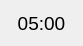
<?xml version="1.0" encoding="UTF-8"?>
<ui version="4.0">
 <class>LockingRestDialog</class>
 <widget class="QDialog" name="LockingRestDialog">
  <property name="geometry">
   <rect>
    <x>0</x>
    <y>0</y>
    <width>83</width>
    <height>46</height>
   </rect>
  </property>
  <property name="windowTitle">
   <string>Dialog</string>
  </property>
  <layout class="QVBoxLayout" name="verticalLayout">
   <item>
    <spacer name="verticalSpacer">
     <property name="orientation">
      <enum>Qt::Vertical</enum>
     </property>
     <property name="sizeHint" stdset="0">
      <size>
       <width>20</width>
       <height>88</height>
      </size>
     </property>
    </spacer>
   </item>
   <item>
    <widget class="QLabel" name="timeLeftLabel">
     <property name="font">
      <font>
       <pointsize>14</pointsize>
      </font>
     </property>
     <property name="text">
      <string>05:00</string>
     </property>
     <property name="alignment">
      <set>Qt::AlignCenter</set>
     </property>
    </widget>
   </item>
  </layout>
 </widget>
 <resources/>
 <connections/>
</ui>
